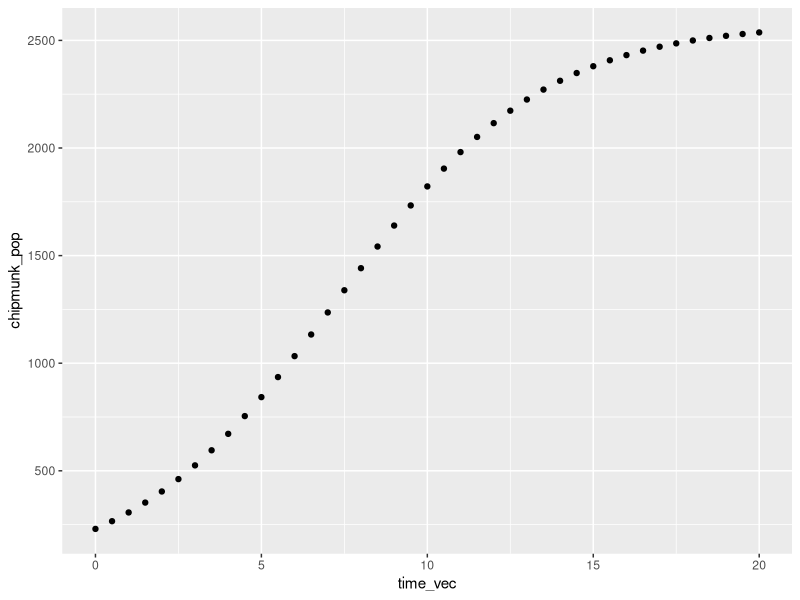

Write the R code that produced this figure.
## ---- chunk 1
#| eval: true
#| echo: true
seq(from = 2, to = 18, by = 0.3)
## ---- chunk 2
#| eval: true
#| echo: true
seq(from = 2, to = 18, length = 30)
## ---- chunk 3
#| eval: true
#| echo: true
pop_logistic <- function(capacity, init_pop, rate, time_yr) {
  capacity / (1 + ((capacity - init_pop) / init_pop) * exp(-rate * time_yr))
}
## ---- chunk 4
#| eval: true
#| echo: true
pop_logistic(capacity = 2580, init_pop = 230, rate = 0.32, time_yr = 2.4)
## ---- chunk 5
#| eval: true
#| echo: true
# First, create the vector (a sequence of values) ----
time_vec <- seq(from = 0, to = 20, by = 0.5)

# Then, use that as your time input in the model ----
pop_logistic(capacity = 2580, init_pop = 230, rate = 0.32, time_yr = time_vec)
## ---- chunk 6
#| eval: true
#| echo: true
# assign your model to an object (here, that's called `chipmunk_pop`) ----
chipmunk_pop <- pop_logistic(capacity = 2580, init_pop = 230, rate = 0.32, time_yr = time_vec)

# Then we can call `chipmunk_pop` ----
chipmunk_pop
## ---- chunk 7
#| eval: true
#| echo: true
# combine `time_vec` and `chipmump_pop` into a data frame ----
chipmunk_df <- data.frame(time_vec, chipmunk_pop)

# ALWAYS look ----
head(chipmunk_df)
## ---- chunk 8
#| eval: true
#| echo: true
#| warning: false
#| message: false
# load libraries ----
library(tidyverse)

# create plot ----
ggplot(data = chipmunk_df, aes(x = time_vec, y = chipmunk_pop)) +
  geom_point()
